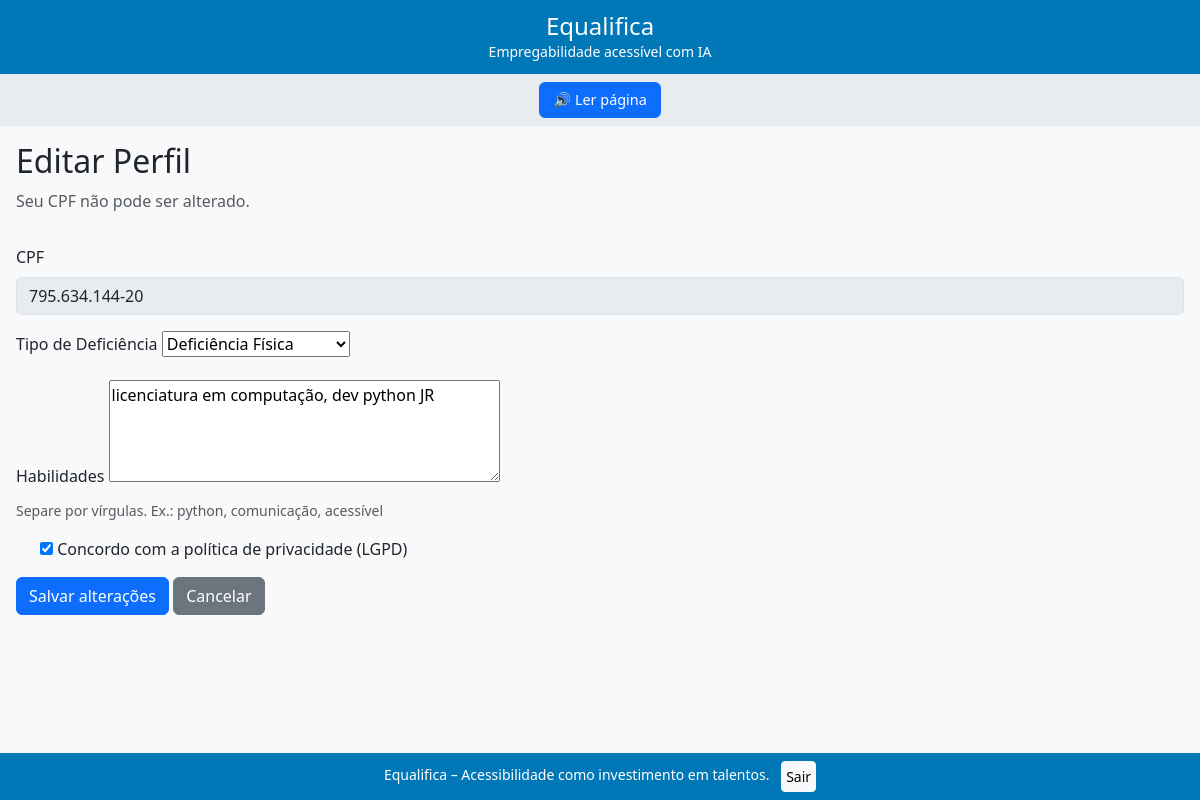
Before: /accounts/pcd/profile/edit/ (signed in) with the older database file.
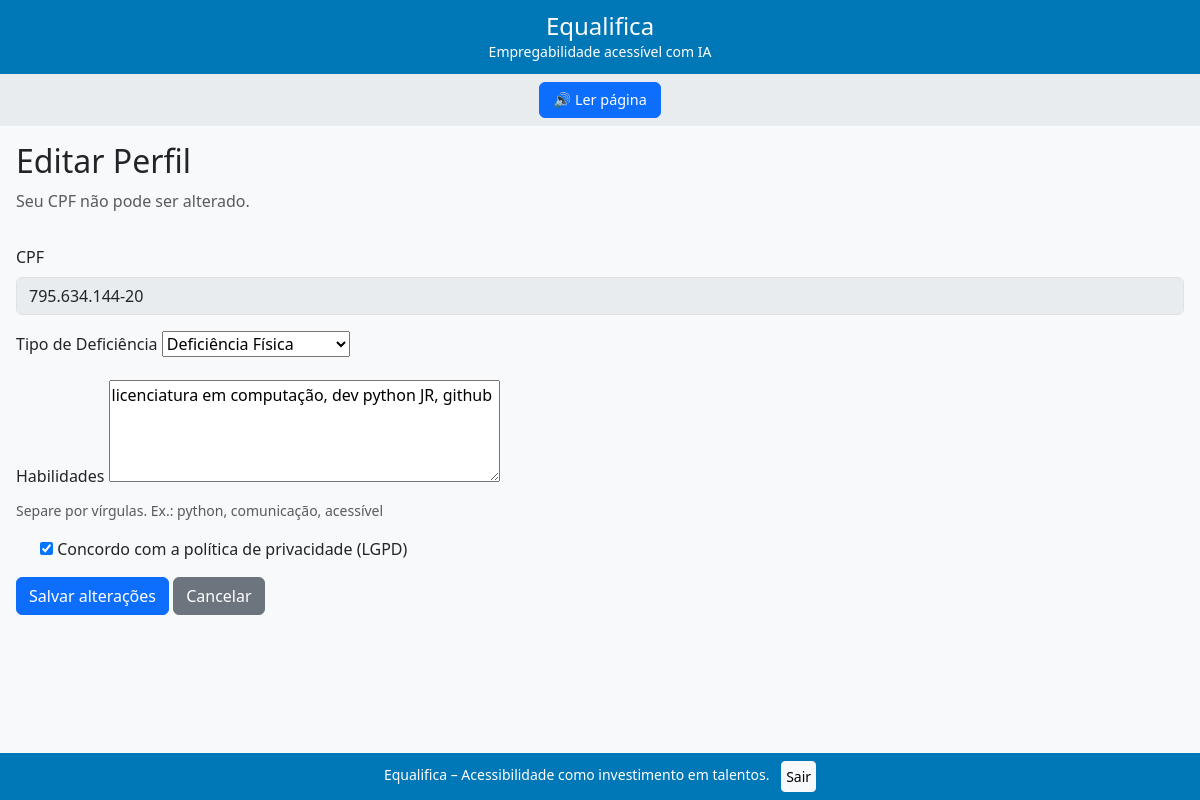
After: the same page with the newer database file.
### accounts/models.py (models this page shows, shortened)
class PCDProfile(BaseModel):
    DISABILITY_CHOICES = (
        ('visual', 'Deficiência Visual'),
        ('auditiva', 'Deficiência Auditiva'),
        ('fisica', 'Deficiência Física'),
        ('intelectual', 'Deficiência Intelectual'),
        ('multipla', 'Deficiência Múltipla'),
    )
    user = models.OneToOneField(User, on_delete=models.CASCADE, related_name='pcd_profile')
    cpf = models.CharField(max_length=14, unique=True, validators=[validate_cpf, MinLengthValidator(11)],
          help_text="Formato: XXX.XXX.XXX-XX ou XXXXXXXXXXX")
    disability = models.CharField(max_length=20, choices=DISABILITY_CHOICES)
    skills = models.TextField(blank=True, help_text="Liste suas habilidades e competências (Separadas por Vírgula).")
    lgpd_consent = models.BooleanField(default=False, help_text="Concordo com a política de privacidade (LGPD).")
    hard_skills_vetor = models.JSONField(default=list)
    soft_skills_vetor = models.JSONField(default=list)
    acessibilidade_vetor = models.JSONField(default=list)
    experiencia_total = models.IntegerField(default=0)

### accounts/views.py (the view, shortened to what this page needs)
# urls.py: path('pcd/profile/edit/', views.PCDProfileEditView.as_view(), name='pcd_profile_edit'),
class PCDProfileEditView(LoginRequiredMixin, UpdateView):
    template_name = 'accounts/pcd_profile_edit.html'
    form_class = PCDProfileEditForm
    success_url = reverse_lazy('pcd_dashboard')
    def dispatch(self, request, *args, **kwargs):
        if request.user.user_type != 'pcd':
            return redirect('home')
        return super().dispatch(request, *args, **kwargs)
    def get_object(self, queryset=None):
        return self.request.user.pcd_profile

### accounts/forms.py
class PCDProfileEditForm(forms.ModelForm):
    lgpd_consent = forms.BooleanField(required=True, label="Concordo com a política de privacidade (LGPD).")
    class Meta:
        model = PCDProfile
        fields = ['disability', 'skills', 'lgpd_consent']
        widgets = {
            'skills': forms.Textarea(attrs={'rows':4, 'placeholder': 'Ex.: python, comunicação, acessível'}),
        }

### accounts/templates/accounts/pcd_profile_edit.html (shortened to what this page needs)
{% extends 'base.html' %}
{% block content %}
<h2>Editar Perfil</h2>
<p class="text-muted">Seu CPF não pode ser alterado.</p>
<form method="post" class="mt-3">
  <div class="mb-3">
    <label class="form-label">CPF</label>
    <input type="text" class="form-control" value="{{ request.user.pcd_profile.cpf }}" disabled>
  </div>
  <div class="mb-3">
    <label class="form-label">Tipo de Deficiência</label>
    {{ form.disability }}
  </div>
  <div class="mb-3">
    <label class="form-label">Habilidades</label>
    {{ form.skills }}
    <div class="form-text">Separe por vírgulas. Ex.: python, comunicação, acessível</div>
  </div>
  <div class="form-check mb-3">
    {{ form.lgpd_consent }}
    <label class="form-check-label" for="id_lgpd_consent">Concordo com a política de privacidade (LGPD)</label>
  </div>
  <button type="submit" class="btn btn-primary">Salvar alterações</button>
  <a href="{% url 'pcd_dashboard' %}" class="btn btn-secondary">Cancelar</a>
</form>
{% endblock %}

Changed rows visible on the page:
changed PCDProfile "Deficiência Física": skills "licenciatura em computação, dev python JR" → "licenciatura em computação, dev python JR, github"
